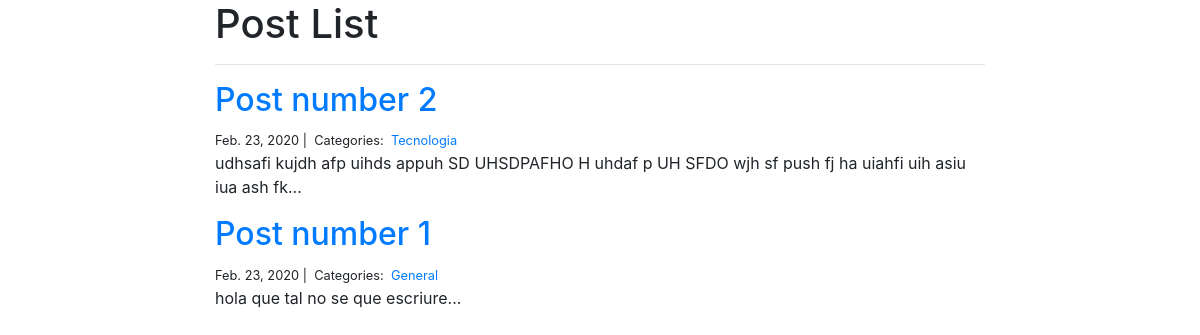
Page /tech_blog/ on the committed database.
### apps/tech_blog/models.py (models this page shows, shortened)
class Post(models.Model):
	title = models.CharField(max_length=100)
	body = models.TextField()
	created_on = models.DateTimeField(auto_now_add=True)
	last_modified = models.DateTimeField(auto_now=True)
	categories = models.ManyToManyField('Category', related_name='posts')

class Category(models.Model):
	name = models.CharField(max_length=30)

### apps/tech_blog/views.py (the view)
# urls.py: path('', views.post_list, name='post_list'),
def post_list(request):
	posts = Post.objects.all().order_by('-created_on')
	context = { 'posts': posts }
	return render(request, 'post_list.html', context)

### apps/tech_blog/templates/post_list.html
{% extends "base.html" %}
{% block page_content %}
<div class="col-md-8 offset-md-2">
	<h1>Post List</h1>
	<hr>
	{% for post in posts %}
	<h2><a href="{% url 'post_detail' post.pk %}">{{ post.title }}</a></h2>
	<small>
		{{ post.created_on.date }} |&nbsp;
		Categories:&nbsp;
		{% for category in post.categories.all %}
		<a href="{% url 'category_post_list' category.name %}">
			{{ category.name }}
		</a>&nbsp;
		{% endfor %}
	</small>
	<p>{{ post.body | slice:":400" }}...</p>
	{% endfor %}
</div>
{% endblock %}

### rows in the picture
Post: title "Post number 2", created_on "Feb. 23, 2020", body "udhsafi kujdh afp uihds appuh SD UHSDPAFHO H uhdaf p UH SFDO wjh sf push fj ha uiahfi uih asiu iua ash fk"
Category: name "Tecnologia"
Post: title "Post number 1", created_on "Feb. 23, 2020", body "hola que tal no se que escriure"
Category: name "General"
